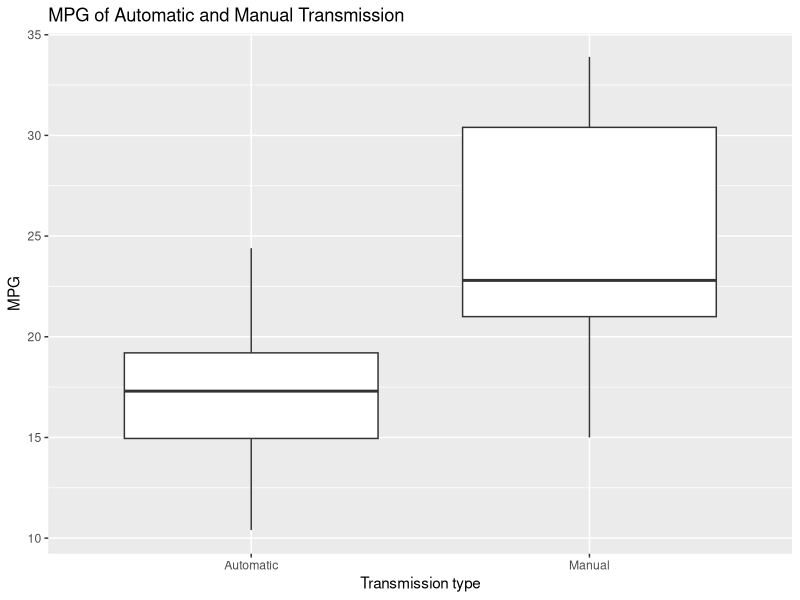
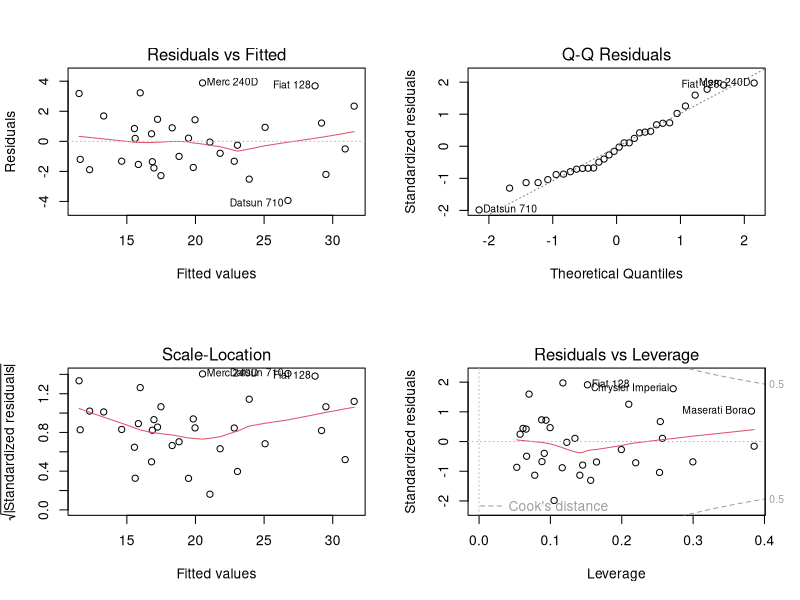

Reproduce these figures in R, in order.
## ---- chunk 1
data(mtcars)
mtcars$am <- factor(mtcars$am,labels=c('Automatic','Manual'))
## ---- chunk 2
test <- t.test(mpg ~ am, data = mtcars)
## ---- chunk 3
selectModel = step(lm(data = mtcars, mpg ~ .), trace=0, steps=10000)
print(selectModel$call)
## ---- chunk 4
model <- lm(mpg~am:wt + am:qsec, data=mtcars)
## ---- chunk 5
library(ggplot2)
p <- ggplot(mtcars, aes(am, mpg))
p + geom_boxplot() + 
  ggtitle("MPG of Automatic and Manual Transmission") + 
  labs(x="Transmission type", y="MPG")
## ---- chunk 6
print(test)
## ---- chunk 7
summary(selectModel)
## ---- chunk 8
summary(model)
par(mfrow=c(2, 2))    
plot(model)
